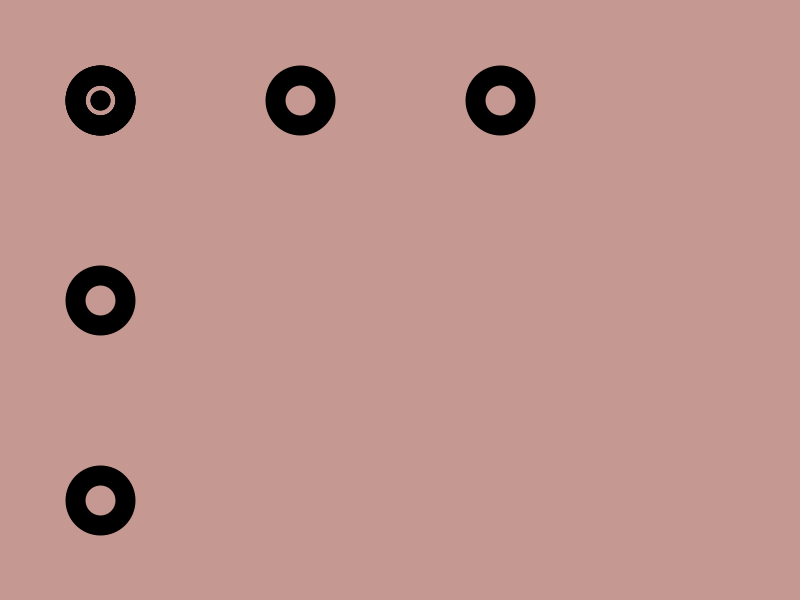
Frame 1 (no input)
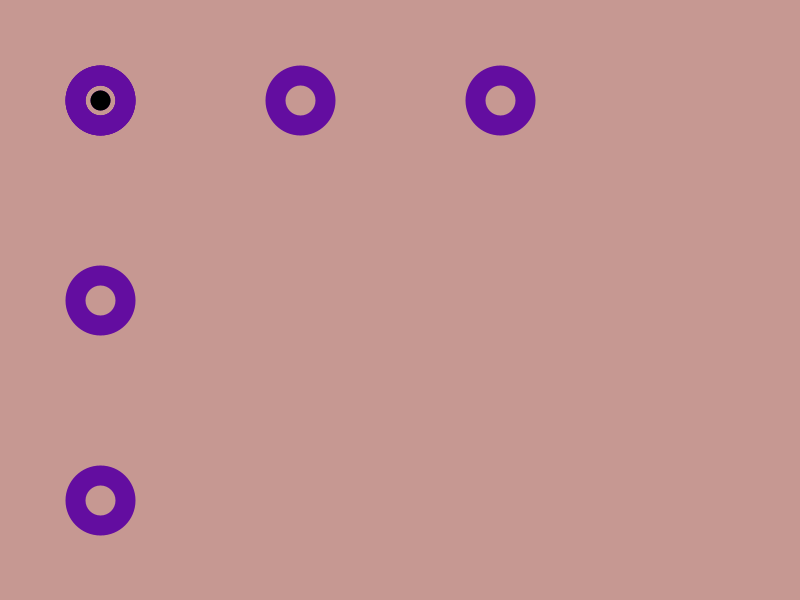
Frame 60 (the mouse pressed at the canvas centre just before this capture)
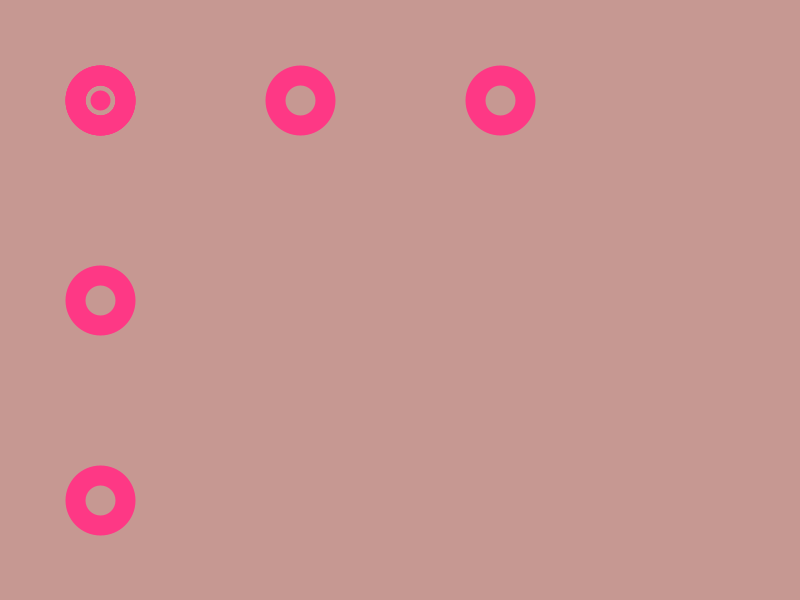
Frame 120 (the mouse held since frame 60 and released just before this capture)

The Processing sketch that drew these frames (run headless with seeded random() and noise(); from frame 60 on, the mouse is pressed at the canvas centre):

// Processing sketch: Arratia_MaIgnacia
// ── Arratia_MaIgnacia.pde
int posX=100;
 int posY=100;
 
 void setup()  {
  size(800,600);
  
 }

void draw() {
background(198,152,146);  
  noFill();
  strokeWeight(20);
  ellipse(300,posY,50,50);
   ellipse(500,posY,50,50);
   
   ellipse(100,posY,50,50);
 ellipse(posX,500,50,50);
ellipse(posX,100,50,50);
 ellipse(posX,100,50,50);
  ellipse(posX,300,50,50);
 
   line(posX,posY,posX,posY);
 if(mousePressed ) {
   
   } else{
     stroke(0);
      line(posX,posY,posX,posY);
     
        stroke (random(0,255),random(0,255),random(0,255));
      }
    if(mousePressed)
   
    
     
    stroke(254,56,133);
  
    } 


void keyPressed(){
  if (key==CODED){
    if(keyCode==DOWN){
      posY-=10;
      posX-=10;
}else if (keyCode== UP){
             posY+=10;
             posX+=10;
             }else if (keyCode==DOWN){
               posY-= 20;}}}
